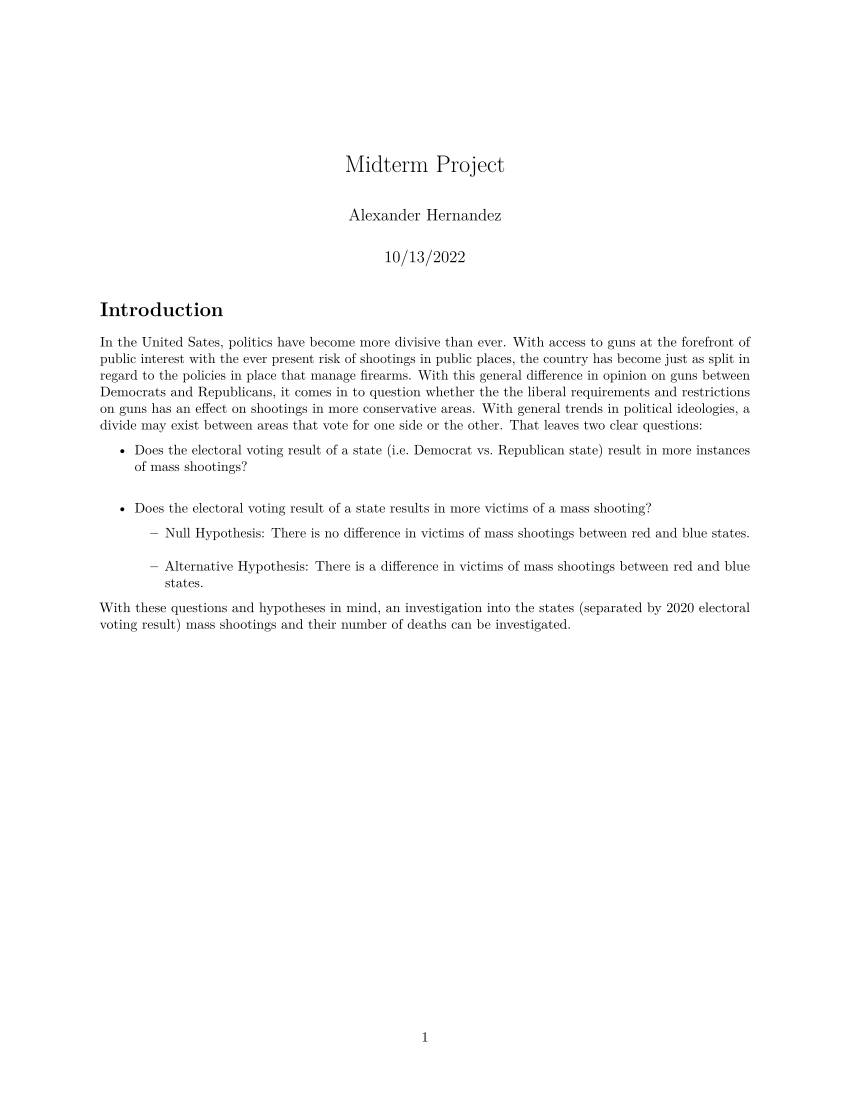

The R source for this figure:
#' ---
#' title: "Midterm Project"
#' author: "Alexander Hernandez"
#' date: "10/13/2022"
#' ---


#' # Introduction
#' In the United Sates, politics have become more divisive than ever. With access to guns at the forefront of public interest with the ever present risk of shootings in public places, the country has become just as split in regard to the policies in place that manage firearms. With this general difference in opinion on guns between Democrats and Republicans, it comes in to question whether the the liberal requirements and restrictions on guns has an effect on shootings in more conservative areas. With general trends in political ideologies, a divide may exist between areas that vote for one side or the other. That leaves two clear questions:
#' ## Does the electoral voting result of a state (i.e. Democrat vs. Republican state) result in more instances of mass shootings?
#' ## Does the electoral voting result of a state results in more victims of a mass shooting?
#' ### Null Hypothesis: There is no difference in victims of mass shootings between red and blue states.
#' ### Alternative Hypothesis: There is a difference in victims of mass shootings between red and blue states.
#' With these questions and hypotheses in mind, an investigation into the states (separated by 2020 electoral voting result) mass shootings and their number of deaths can be investigated.


#' \pagebreak
#' # Methods:
# Import data, filter out District of Columbia, and create 'total' column
mass = read.table("C:\\repos\\STAT 50001\\Midterm Project\\Mass shooting data.csv",
                  sep=",", header=TRUE)
mass = mass[mass$State != "District of Columbia",]
mass$total = mass$X..Killed + mass$X..Injured

# Import 'states' loop-up table to 2020 electoral results based on blue or red
states = read.table("C:\\repos\\STAT 50001\\Midterm Project\\Red-Blue.csv",
                    sep=",", header=TRUE,
                    fileEncoding="UTF-8-BOM")

head(mass)
head(states)

# Align incidents of shootings based on state's political alignment in df
alignment_match = mass$State
alignment_match[] = states$Political_Alignment[match(mass$State, states$State)]
mass$alignment = alignment_match

# Create pie chart to demonstrate number of mass shooting differences
red_amt = nrow(mass[mass$alignment=="Red",])
blue_amt = nrow(mass[mass$alignment=="Blue",])
total_amt = red_amt + blue_amt
red_label = paste("Republican: ", red_amt, " - ",
                  round(100*red_amt/total_amt, 2), "%") 
blue_label = paste("Democrat: ", blue_amt, " - ",
                   round(100*blue_amt/total_amt, 2), "%") 
pie_labels = c(red_label, blue_label)
pie_data = c(nrow(mass[mass$alignment=="Red",]), nrow(mass[mass$alignment=="Blue",]))

#Run t-test for difference in victims for democrat and republican states
new_data = mass[mass$Incident.ID != 946496,]
box_data = new_data$total ~ new_data$alignment
test_data = mass$total ~ mass$alignment


#' \pagebreak
#' # Results:
#' ## Figure 1:
pie(pie_data, labels = pie_labels, col = c(2,4),
    main = "Number of Mass Shootings by Republican and Democrat States")
# As displayed in this pie chart, the number of mass shootings differs by 6.02% with 924 Republican shootings and 1043 democrat shootings.


#' ## Figure 2:
boxplot(box_data, col=c(4,2), xlab="State Type", ylab="Victims",
        main = "Mass Shootings Separated by Blue and Red States")
# The box-plot above demonstrates that the vast majority of shootings have between 1-5 victims. Notable exceptions are within the outliers, mostly reaching into the 50s but one such example showed itself at 441 victims under Blue (ID: 946496, removed for boxplot visibilty).\

#' ## Figure 3:
t.test(test_data)
#' From the t-test, a few data points are learned, namely the mean victims of the shootings for Republicans is 5.19 victims while the mean for Democrats is 5.44 victims. With a confidence level of 0.95 (calculated as -0.72 to 1.20), this two-sided t-test reveals a p-value of 0.6197. Given that the p-value must be above 0.05 to reject the null hypothesis, this value is far above what is required for us to claim enough evidence to reject the null that there is no difference between mass shootings in Republican and Democrat states (of which there clearly is).\


#' # Discussion
#' Far from expected, the data seems to have been flipped on its head from what it is expected. Whereas Democrat (blue) policies push for gun reform and Republic (red) policies favor liberal gun laws, there is a considerable amount more shootings in blue areas (as shown in the pie chart), at 1043 mass shootings for Democrats and 924 for Republican states. Furthermore, while red states exemplify a greater spread of outliers reaching mass shootings into the mid-tens, blue states showed the highest outlier by far, at 441 victims. Lastly, the Welch Two-Sample t-test revealed many useful statistics. However, most important are the means and p-value. The calculated means were calculated to be 5.44 for Democrat state mass shootings and 5.19 for Republican mass shootings. This is consistent with the previous pie chart in Figure 1 revealing more shootings and the box-plot in Figure 2 with the excluded 441 victim data-point, removed from the chart but definitely affecting the mean. With the p-value of 0.6197, there is a enough evidence to reject the null hypothesis that the victims between mass shootings in Democrat and Republican states. The alternate hypothesis that there is, indeed, a difference between the two can be assumed with enough evidence. However, was there was a significant outlier within the Democrat mass shooting data, its removal may change the result somewhat.

#' # Conclusion
#' For this  

 
#' # Sources:
#' Mass Shooting Data: https://www.kaggle.com/datasets/zusmani/us-mass-shootings-last-50-years?select=Mass+shooting+data.csv
#' 2020 Election Result Data: https://www.politico.com/2020-election/results/president/
